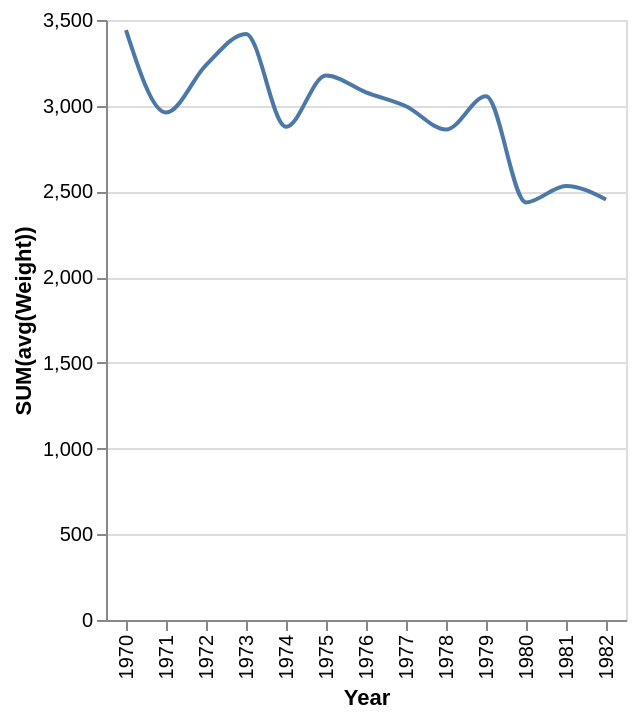

Write a Vega-Lite specification for this figure.
### Vega-Lite specification from a JSON file in a GitHub repository (floating-point values rounded to 4 significant figures)
{"data": {"values": [{"x_data": "1970", "y_data": 3441}, {"x_data": "1971", "y_data": 2960}, {"x_data": "1972", "y_data": 3237}, {"x_data": "1973", "y_data": 3419}, {"x_data": "1974", "y_data": 2877}, {"x_data": "1975", "y_data": 3176}, {"x_data": "1976", "y_data": 3078}, {"x_data": "1977", "y_data": 2997}, {"x_data": "1978", "y_data": 2861}, {"x_data": "1979", "y_data": 3055}, {"x_data": "1980", "y_data": 2436}, {"x_data": "1981", "y_data": 2532}, {"x_data": "1982", "y_data": 2453}]}, "mark": {"type": "line", "interpolate": "monotone"}, "encoding": {"x": {"field": "x_data", "type": "nominal", "title": "Year", "sort": "ascending"}, "y": {"field": "y_data", "type": "quantitative", "title": "SUM(avg(Weight))"}}}
